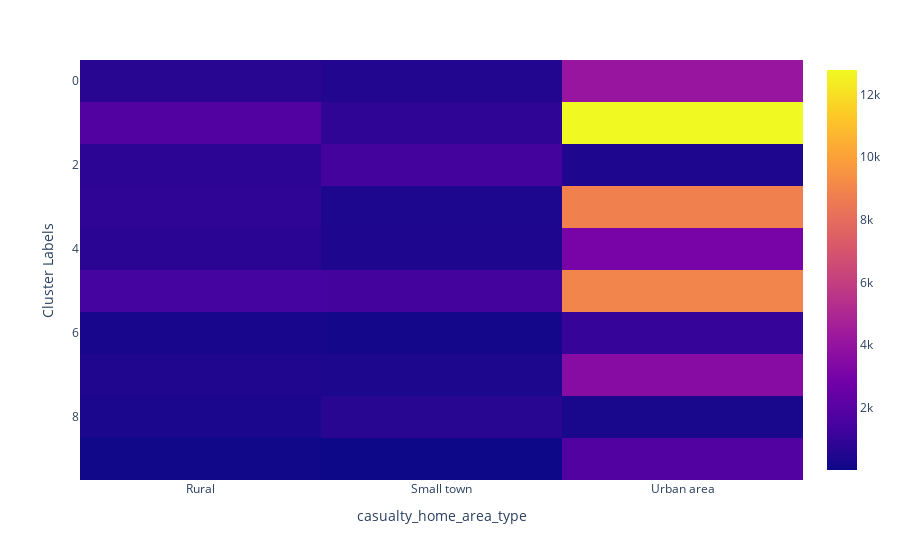

The notebook cell this image was saved under:
### Code cell
import plotly.express as px

fig = px.imshow(all_data.groupby('Cluster Labels')['casualty_home_area_type'].value_counts().unstack())
fig.show()

### Figure 1 — Plotly figure (JSON) as saved in the notebook; plotly's stock layout.template omitted (floating-point values rounded to 4 significant figures)
{"data": [{"coloraxis": "coloraxis", "hovertemplate": "casualty_home_area_type: %{x}<br>Cluster Labels: %{y}<br>color: %{z}<extra></extra>", "name": "0", "type": "heatmap", "x": ["Rural", "Small town", "Urban area"], "xaxis": "x", "y": [0, 1, 2, 3, 4, 5, 6, 7, 8, 9], "yaxis": "y", "z": [[680, 531, 4129], [1810, 858, 12783], [789, 1403, 453], [872, 418, 8786], [737, 456, 3064], [1406, 1398, 8963], [295, 185, 1028], [498, 376, 3574], [353, 676, 317], [98, 15, 1791]]}], "layout": {"coloraxis": {"colorscale": [[0, "#0d0887"], [0.1111, "#46039f"], [0.2222, "#7201a8"], [0.3333, "#9c179e"], [0.4444, "#bd3786"], [0.5556, "#d8576b"], [0.6667, "#ed7953"], [0.7778, "#fb9f3a"], [0.8889, "#fdca26"], [1, "#f0f921"]]}, "margin": {"t": 60}, "xaxis": {"anchor": "y", "constrain": "domain", "domain": [0, 1], "scaleanchor": "y", "title": {"text": "casualty_home_area_type"}}, "yaxis": {"anchor": "x", "autorange": "reversed", "constrain": "domain", "domain": [0, 1], "title": {"text": "Cluster Labels"}}}}
